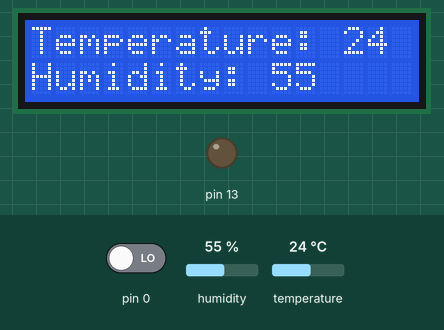
Recording of a sketch running on a simulated Arduino Uno, built with avr-gcc and run on an emulated ATmega328P. Shown: 16×2 character LCD, output pins drawn as LEDs (lit = HIGH). Wiring (inferred from the names in the program): DHT11 sensor: data pin 7. The test bench sets the inputs (shaded band); at power-on: humidity 55 %, temperature 24 °C, pin 0 LOW. Pins used as bus, display or sensor lines are not drawn.

Above: at 1.2 s.
1.3 s: humidity set to 22 %
At 2.5 s:
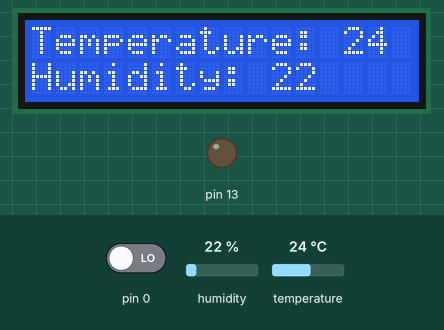
2.8 s: temperature set to 12 °C
At 3.5 s:
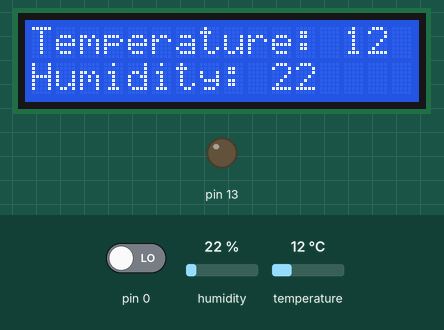
4.3 s: humidity set to 40 %
At 5.1 s:
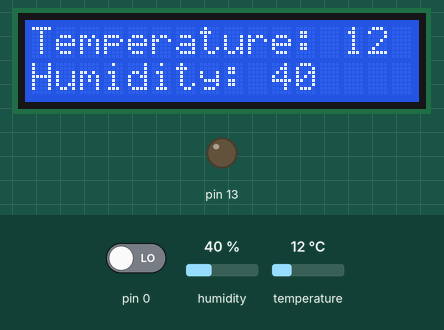
Timing chart, 0 to 7.3 s (numbered marks = the images above; inputs shaded):
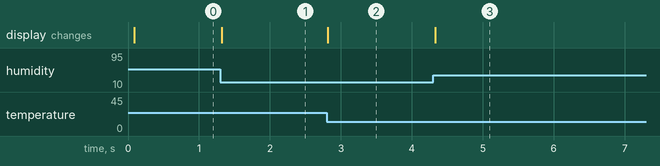

Measured:
- after the input at 1.3 s, the display: changes at once (image 1)
- after the input at 2.8 s, the display: changes at once (image 2)
- after the input at 4.3 s, the display: changes at once (image 3)

The sketch:

Web_control_home_fan_automator_part.ino
```cpp
#include <dht.h>
#include <LiquidCrystal.h>

dht DHT;

#define DHT11_PIN 7
const int rs = 12, en = 11, d4 = 5, d5 = 4, d6 = 3, d7 = 2;
LiquidCrystal lcd(rs, en, d4, d5, d6, d7);

void setup(){
  pinMode(0, INPUT);
  pinMode(13, OUTPUT);
  lcd.begin(16, 2);
  lcd.print("Temperature: ");
  lcd.setCursor(0,1);
  lcd.print("Humidity: ");
  }
int temp;
int humid;
void loop(){
  int chk = DHT.read11(DHT11_PIN);
  int var = DHT.temperature;
  int var2 = DHT.humidity;
  if(var >= 1 && var <= 90)
    temp = var;
  if(var2 >= 1 && var2 <= 100)
    humid = var2;
  if(digitalRead(0) == 1){
    if(temp > 26)
      digitalWrite(13, HIGH);
    else
      digitalWrite(13, LOW);
    }
  else if(digitalRead(0) == 0)
    digitalWrite(13, LOW);
  lcd.setCursor(13,0);
  lcd.print(temp);
  lcd.setCursor(10, 1);
  lcd.print(humid);
}
```

dht.h
```cpp
//
//    FILE: dht.h
//  AUTHOR: Rob Tillaart
// VERSION: 0.1.14
// PURPOSE: DHT Temperature & Humidity Sensor library for Arduino
//     URL: http://arduino.cc/playground/Main/DHTLib
//
// HISTORY:
// see dht.cpp file
//

#ifndef dht_h
#define dht_h

#if ARDUINO < 100
#include <WProgram.h>
#else
#include <Arduino.h>
#endif

#define DHT_LIB_VERSION "0.1.14"

#define DHTLIB_OK                0
#define DHTLIB_ERROR_CHECKSUM   -1
#define DHTLIB_ERROR_TIMEOUT    -2
#define DHTLIB_INVALID_VALUE    -999

#define DHTLIB_DHT11_WAKEUP     18
#define DHTLIB_DHT_WAKEUP       1

// max timeout is 100 usec.
// For a 16 Mhz proc 100 usec is 1600 clock cycles
// loops using DHTLIB_TIMEOUT use at least 4 clock cycli
// so 100 us takes max 400 loops
// so by dividing F_CPU by 40000 we "fail" as fast as possible
#define DHTLIB_TIMEOUT (F_CPU/40000)

class dht
{
public:
    // return values:
    // DHTLIB_OK
    // DHTLIB_ERROR_CHECKSUM
    // DHTLIB_ERROR_TIMEOUT
    int read11(uint8_t pin);
    int read(uint8_t pin);

    inline int read21(uint8_t pin) { return read(pin); };
    inline int read22(uint8_t pin) { return read(pin); };
    inline int read33(uint8_t pin) { return read(pin); };
    inline int read44(uint8_t pin) { return read(pin); };

    double humidity;
    double temperature;

private:
    uint8_t bits[5];  // buffer to receive data
    int _readSensor(uint8_t pin, uint8_t wakeupDelay);
};
#endif
//
// END OF FILE
//
```
